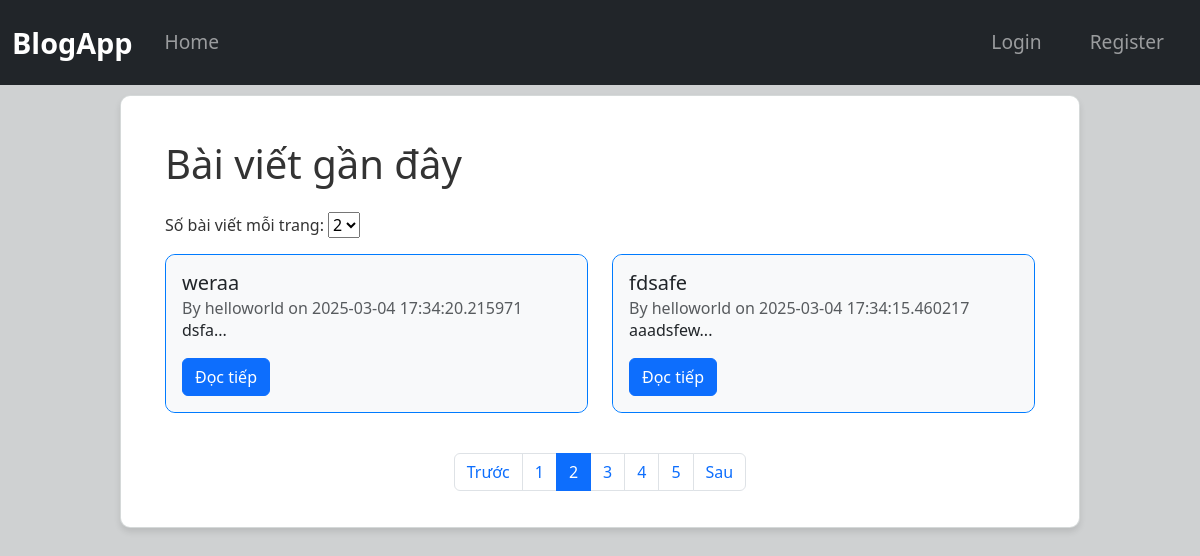
/?page=2&per_page=2, run on the app's committed database.
### tables this page shows
CREATE TABLE posts (
            id INTEGER PRIMARY KEY AUTOINCREMENT,
            title TEXT NOT NULL,
            content TEXT NOT NULL,
            username TEXT,
            date_posted TIMESTAMP DEFAULT CURRENT_TIMESTAMP
        );

### app/routes_post.py (the view)
@post_bp.route("/")
def home():
    page = request.args.get("page", 1, type=int)
    per_page = request.args.get("per_page", 2, type=int)
    db = get_db()
    total_posts = db.execute("SELECT COUNT(*) FROM posts").fetchone()[0]
    total_pages = (total_posts + per_page - 1) // per_page
    posts = db.execute(
        "SELECT * FROM posts ORDER BY date_posted DESC LIMIT ? OFFSET ?",
        (per_page, (page - 1) * per_page)
    ).fetchall()
    return render_template("index.html", posts=posts,per_page = per_page,page = page,total_pages=total_pages,current_user = current_user)

### app/db.py (called while the page is built)
def get_db():
    if "db" not in g:
        g.db = sqlite3.connect(DATABASE)
        g.db.row_factory = sqlite3.Row  # Trả về dict thay vì tuple
    return g.db

### app/templates/index.html (shortened to what this page needs)
{% extends "base.html" %}
{% block content %}
    <div class="container">
        <h1 class="mb-4">Bài viết gần đây</h1>
        <form method="GET" action="{{ url_for('post_bp.home') }}" class="mb-3">
            <label for="per_page">Số bài viết mỗi trang:</label>
            <select name="per_page" id="per_page" onchange="this.form.submit()">
                <option value="2" {% if per_page == 2 %}selected{% endif %}>2</option>
            </select>
        </form>
        <div class="row">
            {% for post in posts %}
                <div class="col-md-6">
                    <div class="card mb-3">
                        <div class="card-body">
                            <h5 class="card-title">{{ post.title }}</h5>
                            <h6 class="card-subtitle text-muted">
                                By {{ post.username }} on {{ post.date_posted }}
                            </h6>
                            <p class="post-preview">
                                {{ post.content|replace('\n', '<br>') | safe }}...
                            </p>
                            <a href="{{ url_for('post_bp.post_detail', post_id=post.id) }}" class="btn btn-primary">Đọc tiếp</a>
                        </div>
                    </div>
                </div>
                {% else %}
                    <p>Không có bài viết nào.</p>
            {% endfor %}
        </div>
        <nav aria-label="Page navigation">
            <ul class="pagination justify-content-center mt-4">
                {% if page > 1 %}
                    <li class="page-item">
                        <a class="page-link" href="{{ url_for('post_bp.home', page=page-1,per_page = per_page) }}">Trước</a>
                    </li>
                {% endif %}
                {% for p in range(1, total_pages + 1) %}
                    <li class="page-item {% if p == page %}active{% endif %}">
                        <a class="page-link" href="{{ url_for('post_bp.home', page=p,per_page = per_page) }}">{{ p }}</a>
                    </li>
                {% endfor %}
                {% if page < total_pages %}
                    <li class="page-item">
                        <a class="page-link" href="{{ url_for('post_bp.home', page=page+1,per_page = per_page) }}">Sau</a>
                    </li>
                {% endif %}
            </ul>
        </nav>
    </div>
{% endblock %}

### app/static/css/style.css (style rules this page uses)
body { background-color: #cfd1d2; color: #333333; }
.mb-3 { border-radius: 10px; border-color: #007BFF ; }
.card-body { border-radius: 10px; border: 1px ; overflow: hidden; background-color: #F8F9FA ; }
.container { max-width: 1200px; }
.post-preview { display: -webkit-box; -webkit-line-clamp: 2; -webkit-box-orient: vertical; overflow: hidden; text-overflow: ellipsis; max-height: 3em; }

### data on the page
posts: title "weraa", username "helloworld", date_posted "2025-03-04 17:34:20.215971", content "dsfa"
posts: title "fdsafe", username "helloworld", date_posted "2025-03-04 17:34:15.460217", content "aaadsfew"

### other printed values
{{ p }} "1" "2" "3" "4" "5"
